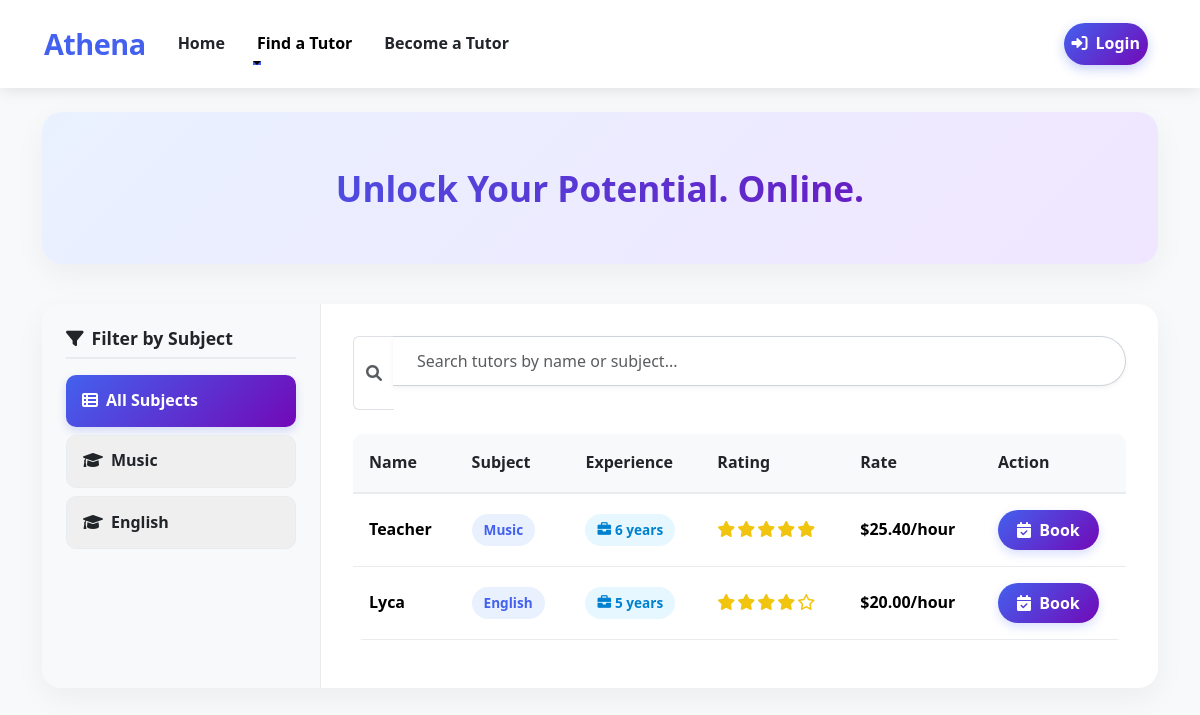
Page /find-fl.php on the committed database.
### tables this page shows
CREATE TABLE `tutors` (
  `id` int(11) NOT NULL,
  `name` varchar(100) NOT NULL,
  `email` varchar(100) NOT NULL,
  `phone` varchar(20) DEFAULT NULL,
  `password` varchar(255) NOT NULL,
  `status` enum('active','inactive') DEFAULT 'active',
  `profile_image` varchar(255) DEFAULT NULL,
  `created_at` timestamp NOT NULL DEFAULT current_timestamp(),
  `specialty` varchar(255) DEFAULT NULL,
  `description` text DEFAULT NULL,
  `rating` decimal(3,2) DEFAULT 0.00,
  `hourly_rate` decimal(10,2) DEFAULT 0.00,
  `experience` int(11) DEFAULT 0 COMMENT 'Years of teaching experience',
  `bio` text DEFAULT NULL COMMENT 'Tutor biography/profile description',
  `phone_number` varchar(20) DEFAULT NULL COMMENT 'Tutors contact phone number'
);

### find-fl.php (the view, shortened to what this page needs)
<?php
require 'db.php';
try {
    $stmt = $conn->query("
        SELECT t.id, t.name, t.specialty, t.hourly_rate, t.experience,
               AVG(b.rating) as avg_rating,
               COUNT(b.rating) as review_count
        FROM tutors t
        LEFT JOIN bookings b ON t.id = b.tutor_id AND b.rating IS NOT NULL
        GROUP BY t.id, t.name, t.specialty, t.hourly_rate, t.experience
    ");
    $tutors = $stmt->fetchAll(PDO::FETCH_ASSOC);
    $stmt_subjects = $conn->query("SELECT DISTINCT specialty FROM tutors WHERE specialty IS NOT NULL AND specialty != ''");
    $subjects = $stmt_subjects->fetchAll(PDO::FETCH_COLUMN);
} catch (PDOException $e) {
    $error = "Database error: " . $e->getMessage();
    $tutors = [];
    $subjects = [];
}
?>
<!DOCTYPE html>
<html lang="en">
<head>
  <link rel="stylesheet" href="https://cdn.jsdelivr.net/npm/bootstrap@5.3.3/dist/css/bootstrap.min.css">
  <link rel="stylesheet" href="https://cdnjs.cloudflare.com/ajax/libs/font-awesome/6.0.0-beta3/css/all.min.css">
</head>
<body>
    <nav class="navbar navbar-expand-lg navbar-light">
        <div class="container">
            <a class="navbar-brand" href="index.php">Athena</a>
            <div class="collapse navbar-collapse" id="navbarNav">
                <ul class="navbar-nav me-auto">
                    <li class="nav-item">
                        <a class="nav-link" href="index.php">Home</a>
                    </li>
                    <li class="nav-item dropdown">
                        <a class="nav-link dropdown-toggle active" href="#" id="navbarDropdown" role="button" data-bs-toggle="dropdown">
                            Find a Tutor
                        </a>
                    </li>
                    <li class="nav-item">
                        <a class="nav-link" href="SignUpTutor.php">Become a Tutor</a>
                    </li>
                </ul>
                <ul class="navbar-nav">
                    <li class="nav-item">
                        <a class="nav-link login-btn" href="login.php">
                            <i class="fas fa-sign-in-alt me-2"></i>Login
                        </a>
                    </li>
                </ul>
            </div>
        </div>
    </nav>
    <div class="container mt-4">
        <div class="hero-banner">
            <p>Unlock Your Potential. Online.</p>
        </div>
        <div class="content-container">
            <div class="row g-0">
                <div class="col-lg-3 filter-sidebar">
                    <h5 class="filter-heading">
                        <i class="fas fa-filter me-2"></i>Filter by Subject
                    </h5>
                    <div class="filter-btn-group">
                        <button class="filter-btn active" type="button" data-subject="all">
                            <i class="fas fa-th-list me-2"></i>All Subjects
                        </button>
                        <?php if (!empty($subjects)): ?>
                            <?php foreach ($subjects as $subject): ?>
                                <button class="filter-btn" type="button" data-subject="<?php echo htmlspecialchars($subject); ?>">
                                    <i class="fas fa-graduation-cap me-2"></i><?php echo htmlspecialchars($subject); ?>
                                </button>
                            <?php endforeach; ?>
                        <?php endif; ?>
                    </div>
                </div>
                <div class="col-lg-9 tutor-content">
                    <div class="input-group mb-4">
                        <span class="input-group-text bg-white border-end-0">
                            <i class="fas fa-search text-muted"></i>
                        </span>
                        <input type="text" class="form-control search-bar border-start-0" id="searchInput" placeholder="Search tutors by name or subject...">
                    </div>
                    <?php if (isset($error)): ?>
                        <div class="alert alert-danger">
                            <i class="fas fa-exclamation-circle me-2"></i><?php echo htmlspecialchars($error); ?>
                        </div>
                    <?php endif; ?>                    <div class="table-responsive">
                        <table class="table tutor-table">
                            <thead>
                                <tr>
                                    <th>Name</th>
                                    <th>Subject</th>
                                    <th>Experience</th>
                                    <th>Rating</th>
                                    <th>Rate</th>
                                    <th>Action</th>
                                </tr>
                            </thead>
                            <tbody id="tutorTableBody">
                                <?php if (!empty($tutors)): ?>
                                    <?php foreach ($tutors as $tutor): ?>                                        <tr data-subject="<?php echo htmlspecialchars($tutor['specialty']); ?>">
                                            <td class="tutor-name"><?php echo htmlspecialchars($tutor['name']); ?></td>
                                            <td><span class="subject-badge"><?php echo htmlspecialchars($tutor['specialty']); ?></span></td>
                                            <td>
                                                <?php if (isset($tutor['experience']) && $tutor['experience'] > 0): ?>
                                                    <span class="experience-badge">
                                                        <i class="fas fa-briefcase me-1"></i>
                                                        <?php echo intval($tutor['experience']); ?> <?php echo intval($tutor['experience']) === 1 ? 'year' : 'years'; ?>
                                                    </span>
                                                <?php else: ?>
                                                    <span class="text-muted">Not specified</span>
                                                <?php endif; ?>
                                            </td>
                                            <td>
                                                <div class="rating-stars">
                                                    <?php
                                                        $rating = isset($tutor['avg_rating']) ? round($tutor['avg_rating']) : 0;
                                                        echo str_repeat('<i class="fas fa-star"></i>', $rating) . str_repeat('<i class="far fa-star"></i>', 5 - $rating);
                                                    ?>
                                                </div>
                                            </td>
                                            <td class="rate-badge">
                                                <?php
                                                    echo isset($tutor['hourly_rate']) ? '$' . htmlspecialchars(number_format($tutor['hourly_rate'], 2)) . '/hour' : 'N/A';
                                                ?>
                                            </td>
                                            <td>
                                                <a href="login.php" class="btn book-btn">
                                                    <i class="fas fa-calendar-check me-1"></i> Book
                                                </a>
                                            </td>
                                        </tr>
                                    <?php endforeach; ?>
                                <?php endif; ?>
                            </tbody>
                        </table>
                    </div>
                </div>
            </div>
        </div>
    </div>
</body>
</html>

### find-fl.php (style rules this page uses)
:root { --primary: #4361ee; --primary-dark: #3a56d4; --secondary: #7209b7; --accent: #f72585; --light: #f8f9fa; --dark: #212529; --gray-light: #e9ecef; --success: #38b000; }
body { font-family: 'Segoe UI', Tahoma, Geneva, Verdana, sans-serif; color: var(--dark); line-height: 1.6; background-color: var(--light); }
.navbar { padding: 1rem 2rem; background: #fff; box-shadow: 0 2px 15px rgba(0,0,0,0.1); position: sticky; top: 0; z-index: 1000; }
.navbar-brand { font-weight: 800; font-size: 1.8rem; color: var(--primary); letter-spacing: -0.5px; }
.nav-link { font-weight: 600; color: var(--dark); margin: 0 0.5rem; position: relative; transition: all 0.3s ease; }
.nav-link::after { content: ''; position: absolute; width: 0; height: 2px; bottom: 0; left: 0; background-color: var(--primary); transition: width 0.3s ease; }
.nav-link.login-btn { background: linear-gradient(135deg, var(--primary), var(--secondary)); color: white; border-radius: 50px; padding: 0.5rem 1.5rem; margin-left: 1rem; box-shadow: 0 4px 12px rgba(67, 97, 238, 0.3); }
.hero-banner { background: linear-gradient(135deg, #e9f1ff 0%, #f0e6ff 100%); padding: 3rem 2rem; border-radius: 20px; margin-bottom: 2.5rem; box-shadow: 0 10px 30px rgba(0,0,0,0.05); text-align: center; border: none; }
.hero-banner p { font-size: 2.2rem; font-weight: 700; margin: 0; background: linear-gradient(to right, var(--primary), var(--secondary)); -webkit-background-clip: text; -webkit-text-fill-color: transparent; }
.content-container { background: #ffffff; border-radius: 20px; box-shadow: 0 10px 30px rgba(0,0,0,0.05); overflow: hidden; margin-bottom: 3rem; border: none; }
.filter-sidebar { padding: 1.5rem; background: #f8f9fa; border-right: 1px solid #e9ecef; }
.filter-heading { font-size: 1.1rem; font-weight: 700; margin-bottom: 1rem; padding-bottom: 0.5rem; border-bottom: 2px solid var(--gray-light); color: var(--dark); }
.filter-btn { width: 100%; text-align: left; padding: 0.8rem 1rem; margin-bottom: 0.5rem; border-radius: 10px; transition: all 0.3s ease; font-weight: 600; border: 1px solid #e9ecef; color: var(--dark); }
.filter-btn.active { background: linear-gradient(135deg, var(--primary), var(--secondary)); color: white; border: none; box-shadow: 0 4px 10px rgba(67, 97, 238, 0.2); }
.tutor-content { padding: 2rem; }
.search-bar { border-radius: 50px; padding: 0.75rem 1.5rem; border: 1px solid #ced4da; box-shadow: 0 2px 5px rgba(0,0,0,0.05); font-size: 1rem; transition: all 0.3s ease; margin-bottom: 1.5rem; }
.tutor-table { border-radius: 10px; overflow: hidden; border-collapse: separate; border-spacing: 0; width: 100%; }
.tutor-table thead th { background-color: #f8f9fa; color: var(--dark); font-weight: 600; padding: 1rem; border-bottom: 2px solid #e9ecef; }
.tutor-table tbody tr { transition: all 0.2s ease; }
.tutor-table td { padding: 1rem; vertical-align: middle; border-bottom: 1px solid #e9ecef; }
.tutor-name { font-weight: 600; color: var(--dark); }
.experience-badge { display: inline-flex; align-items: center; background-color: #e6f7ff; color: #0081cf; padding: 0.35rem 0.75rem; border-radius: 50px; font-size: 0.85rem; font-weight: 600; white-space: nowrap; }
.subject-badge { display: inline-block; background-color: #e9f1ff; color: var(--primary); padding: 0.35rem 0.75rem; border-radius: 50px; font-size: 0.85rem; font-weight: 600; }
.rating-stars { color: #f1c40f; letter-spacing: 2px; }
.rate-badge { color: var(--success); font-weight: 600; }
.book-btn { background: linear-gradient(135deg, var(--primary), var(--secondary)); color: white; border-radius: 50px; padding: 0.5rem 1.2rem; font-weight: 600; border: none; transition: all 0.3s ease; box-shadow: 0 4px 10px rgba(67, 97, 238, 0.2); }

### rows in the picture
tutors: name "Teacher", specialty "Music", experience "6", shows "years", hourly_rate "25.40"
tutors: name "Lyca", specialty "English", experience "5", shows "years", hourly_rate "20.00"

### other values in the picture
$subject "Music"
$subject "English"
